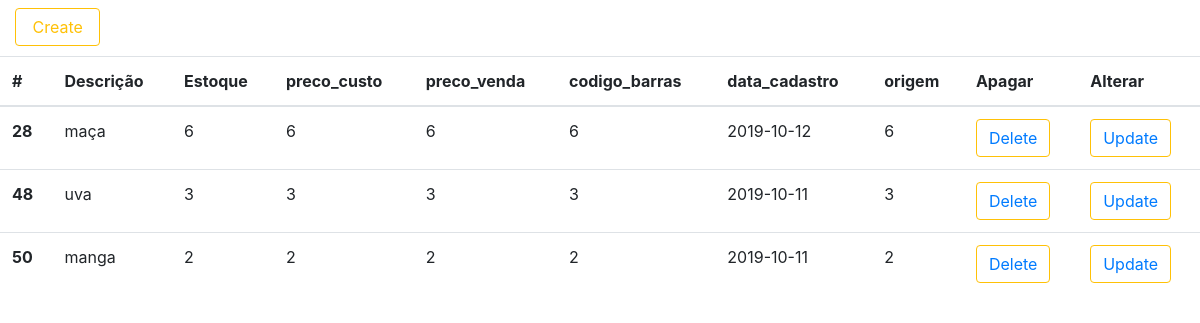
The page / on the database its author committed.
### tables this page shows
CREATE TABLE "produto"
(
	id integer not null
		primary key autoincrement,
	descricao text,
	estoque float,
	preco_custo float,
	preco_venda float,
	codigo_barras text,
	data_cadastro date,
	origem char(1)
);

### src/Gateway/ProdutoGateway.php (called while the page is built, shortened)
<?php
class ProdutoGateway
{
    private static $conn;
    public static function setConnection(PDO $conn){
        self::$conn = $conn;
    }
    public function all(){
        $sql = "SELECT * FROM produto";
        $result = self::$conn->query($sql);
        return $result->fetchAll(PDO::FETCH_OBJ);
    }
}

### index.php (the view, shortened to what this page needs)
<?php
$gw = new ProdutoGateway();
$produtos = $gw->all();
?>
<!doctype html>
<html lang="en">
<head>
    <link rel="stylesheet" href="https://stackpath.bootstrapcdn.com/bootstrap/4.3.1/css/bootstrap.min.css">
</head>
<body>
        <div class="col-md-6">
            <h1><a href="criar.html"><input class="btn btn-outline-warning" type="submit" value=" Create "></a></h1>
        </div>
<table class="table">
    <thead>
    <tr>
        <th scope="col">#</th>
        <th scope="col">Descrição</th>
        <th scope="col">Estoque</th>
        <th scope="col">preco_custo</th>
        <th scope="col">preco_venda</th>
        <th scope="col">codigo_barras</th>
        <th scope="col">data_cadastro</th>
        <th scope="col">origem</th>
        <th scope="col">Apagar</th>
        <th scope="col">Alterar</th>
    </tr>
    </thead>
    <tbody>
    <?php
    foreach($produtos as $produto){
        ?>
        <tr>
            <th scope="row"><?=$produto->id?></th>
            <td><?=$produto->descricao?></td>
            <td><?=$produto->estoque?></td>
            <td><?=$produto->preco_custo?></td>
            <td><?=$produto->preco_venda?></td>
            <td><?=$produto->codigo_barras?></td>
            <td><?=$produto->data_cadastro?></td>
            <td><?=$produto->origem?></td>
            <td><button class="btn btn-outline-warning"><a href="apagar.php?id=<?=$produto->id?>">Delete</a></button></td>
            <td><button class="btn btn-outline-warning"><a href="alterar.php?id=<?=$produto->id?>">Update</a></button></td>
        </tr>
    <?php } ?>
    </tbody>
</table>
</body>
</html>

### rows shown on the page
produto: id "28", descricao "maça", estoque "6", preco_custo "6", preco_venda "6", codigo_barras "6", data_cadastro "2019-10-12", origem "6"
produto: id "48", descricao "uva", estoque "3", preco_custo "3", preco_venda "3", codigo_barras "3", data_cadastro "2019-10-11", origem "3"
produto: id "50", descricao "manga", estoque "2", preco_custo "2", preco_venda "2", codigo_barras "2", data_cadastro "2019-10-11", origem "2"
